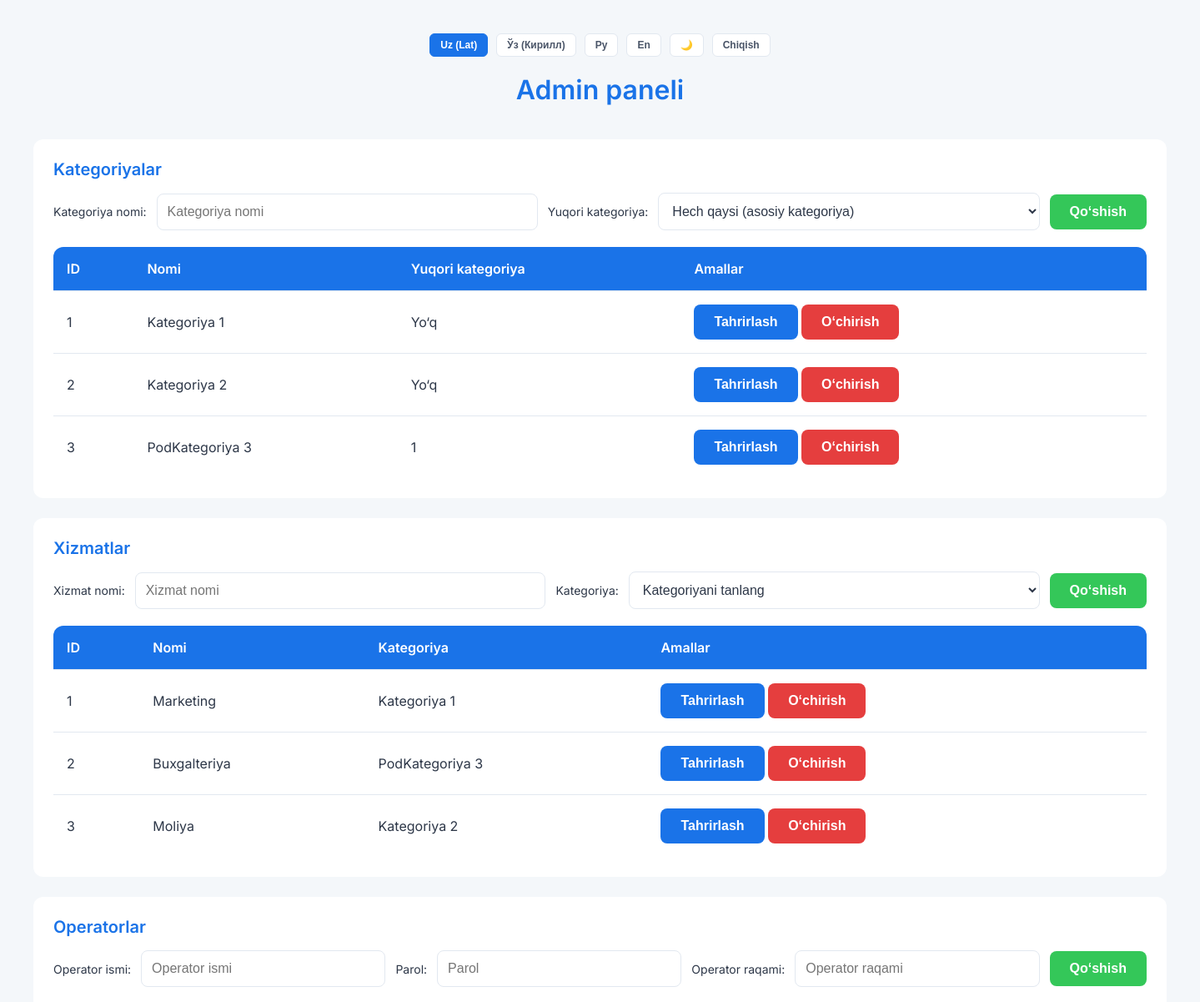
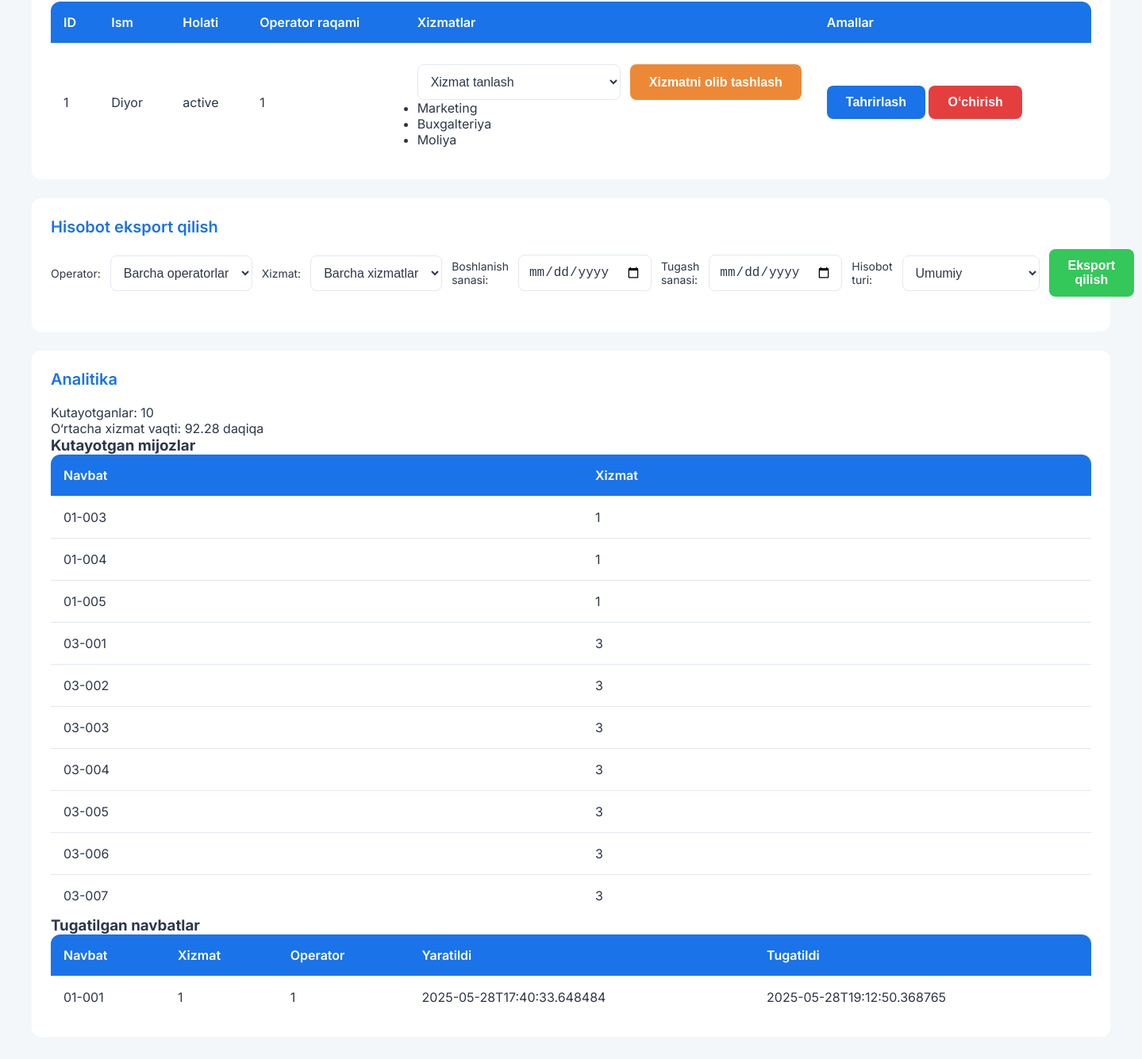
The page /admin (signed in) on the database its author committed (2 pictures, top to bottom).
### tables this page shows
CREATE TABLE categories (
                 id INTEGER PRIMARY KEY, 
                 name TEXT, 
                 parent_id INTEGER, 
                 FOREIGN KEY(parent_id) REFERENCES categories(id));

CREATE TABLE services (
                 id INTEGER PRIMARY KEY, 
                 name TEXT, 
                 category_id INTEGER, 
                 FOREIGN KEY(category_id) REFERENCES categories(id));

CREATE TABLE operators (
                 id INTEGER PRIMARY KEY, 
                 name TEXT, 
                 password TEXT, 
                 status TEXT,
                 operator_number INTEGER UNIQUE);

CREATE TABLE tickets (
                 id INTEGER PRIMARY KEY AUTOINCREMENT, 
                 number TEXT, 
                 service_id INTEGER, 
                 status TEXT, 
                 operator_id INTEGER, 
                 created_at TEXT, 
                 finished_at TEXT, 
                 kiosk_id INTEGER,
                 FOREIGN KEY(service_id) REFERENCES services(id), 
                 FOREIGN KEY(operator_id) REFERENCES operators(id));

### app.py (the view)
@app.route('/admin')
@admin_required
def admin():
    conn = sqlite3.connect(DB_PATH)
    c = conn.cursor()
    c.execute("SELECT id, name, parent_id FROM categories")
    categories = c.fetchall()
    c.execute("SELECT s.id, s.name, c.name FROM services s JOIN categories c ON s.category_id = c.id")
    services = c.fetchall()
    c.execute("SELECT id, name, status, operator_number FROM operators")
    operators = c.fetchall()
    c.execute("SELECT operator_id, service_id FROM operator_services")
    operator_services = c.fetchall()
    c.execute("SELECT number, service_id FROM tickets WHERE status = 'waiting'")
    waiting = c.fetchall()
    c.execute("SELECT number, service_id, operator_id, created_at, finished_at FROM tickets WHERE status = 'finished'")
    stats = c.fetchall()
    c.execute("SELECT AVG(strftime('%s', finished_at) - strftime('%s', created_at)) / 60 FROM tickets WHERE finished_at IS NOT NULL")
    avg_time = round(c.fetchone()[0] or 0, 2)
    conn.close()
    return render_template('admin.html', categories=categories, services=services, operators=operators,
                           operator_services=operator_services, waiting=waiting, stats=stats, avg_time=avg_time, server_url=SERVER_URL)

### app.py (called while the page is built)
def admin_required(f):
    from functools import wraps
    @wraps(f)
    def decorated_function(*args, **kwargs):
        if 'admin_id' not in session:
            return redirect(url_for('admin_login'))
        return f(*args, **kwargs)
    return decorated_function

### templates/admin.html (shortened to what this page needs)
<!DOCTYPE html>
<html>
<head>
</head>
<body>
    <div class="controls">
        <button class="lang-btn active" onclick="setLanguage('uz_lat')">Uz (Lat)</button>
        <button class="lang-btn" onclick="setLanguage('uz_cyr')">Ўз (Кирилл)</button>
        <button class="lang-btn" onclick="setLanguage('ru')">Ру</button>
        <button class="lang-btn" onclick="setLanguage('en')">En</button>
        <button class="theme-toggle" onclick="toggleTheme()">🌙</button>
        <button class="lang-btn" onclick="logout()">Chiqish</button>
    </div>
    <h1 id="title">Admin paneli</h1>
    <div class="section">
        <h2 id="categories_title">Kategoriyalar</h2>
        <form method="POST" action="/add_category">
            <label for="category_name">Kategoriya nomi:</label>
            <input type="text" id="category_name" name="name" placeholder="Kategoriya nomi">
            <label for="parent_id">Yuqori kategoriya:</label>
            <select id="parent_id" name="parent_id">
                <option value="">Hech qaysi (asosiy kategoriya)</option>
            </select>
            <button class="add-btn" type="submit">Qo‘shish</button>
        </form>
        <table>
            <tr><th>ID</th><th>Nomi</th><th>Yuqori kategoriya</th><th>Amallar</th></tr>
            {% for category in categories %}
                <tr>
                    <td>{{ category[0] }}</td>
                    <td>{{ category[1] }}</td>
                    <td>{{ category[2] or "Yo‘q" }}</td>
                    <td>
                        <button class="edit-btn" onclick="editCategory({{ category[0] }}, '{{ category[1] }}')">Tahrirlash</button>
                        <button class="delete-btn" onclick="deleteCategory({{ category[0] }})">O‘chirish</button>
                    </td>
                </tr>
            {% endfor %}
        </table>
    </div>
    <div class="section">
        <h2 id="services_title">Xizmatlar</h2>
        <form method="POST" action="/add_service" id="addServiceForm">
            <label for="service_name">Xizmat nomi:</label>
            <input type="text" id="service_name" name="name" placeholder="Xizmat nomi">
            <label for="category_id">Kategoriya:</label>
            <select id="category_id" name="category_id">
                <option value="">Kategoriyani tanlang</option>
            </select>
            <button class="add-btn" type="submit">Qo‘shish</button>
        </form>
        <table>
            <tr><th>ID</th><th>Nomi</th><th>Kategoriya</th><th>Amallar</th></tr>
            {% for service in services %}
                <tr>
                    <td>{{ service[0] }}</td>
                    <td>{{ service[1] }}</td>
                    <td>{{ service[2] }}</td>
                    <td>
                        <button class="edit-btn" onclick="editService({{ service[0] }}, '{{ service[1] }}')">Tahrirlash</button>
                        <button class="delete-btn" onclick="deleteService({{ service[0] }})">O‘chirish</button>
                    </td>
                </tr>
            {% endfor %}
        </table>
    </div>
    <div class="section">
        <h2 id="operators_title">Operatorlar</h2>
        <form method="POST" action="/add_operator">
            <label for="operator_name">Operator ismi:</label>
            <input type="text" id="operator_name" name="name" placeholder="Operator ismi">
            <label for="operator_password">Parol:</label>
            <input type="password" id="operator_password" name="password" placeholder="Parol">
            <label for="operator_number">Operator raqami:</label>
            <input type="number" id="operator_number" name="operator_number" placeholder="Operator raqami">
            <button class="add-btn" type="submit">Qo‘shish</button>
        </form>
        <table>
            <tr>
                <th>ID</th>
                <th>Ism</th>
                <th>Holati</th>
                <th>Operator raqami</th>
                <th>Xizmatlar</th>
                <th>Amallar</th>
            </tr>
            {% for operator in operators %}
            <tr>
                <td>{{ operator[0] }}</td>
                <td>{{ operator[1] }}</td>
                <td>{{ operator[2] }}</td>
                <td>{{ operator[3] or "" }}</td>
                    <td>
                        <div class="service-assign">
                            <select id="service_select_{{ operator[0] }}" onchange="assignService({{ operator[0] }}, this.value)">
                                <option value="">Xizmat tanlash</option>
                            </select>
                            <button class="assign-btn" onclick="unassignService({{ operator[0] }})">Xizmatni olib tashlash</button>
                        </div>
                        <ul id="service_list_{{ operator[0] }}">
                            {% for os in operator_services if os[0] == operator[0] %}
                                {% for service in services if service[0] == os[1] %}
                                    <li data-service-id="{{ service[0] }}">{{ service[1] }}</li>
                                {% endfor %}
                            {% endfor %}
                        </ul>
                    </td>
                    <td>
                        <button class="edit-btn" onclick="editOperator({{ operator[0] }}, '{{ operator[1] }}', '{{ operator[2] }}', '{{ operator[3] or "" }}')">Tahrirlash</button>
                        <button class="delete-btn" onclick="deleteOperator({{ operator[0] }})">O‘chirish</button>
                    </td>
                </tr>
            {% endfor %}
        </table>
    </div>
    <div class="section">
        <h2 id="export_title">Hisobot eksport qilish</h2>
        <form id="exportReportForm">
            <label for="exportOperatorId">Operator:</label>
            <select id="exportOperatorId">
                <option value="">Barcha operatorlar</option>
            </select>
            <label for="exportServiceId">Xizmat:</label>
            <select id="exportServiceId">
                <option value="">Barcha xizmatlar</option>
            </select>
            <label for="startDate">Boshlanish sanasi:</label>
            <input type="date" id="startDate">
            <label for="endDate">Tugash sanasi:</label>
            <input type="date" id="endDate">
            <label for="reportType">Hisobot turi:</label>
            <select id="reportType">
                <option value="overall">Umumiy</option>
            </select>
            <button class="add-btn" type="submit">Eksport qilish</button>
        </form>
    </div>
    <div class="section">
        <h2 id="analytics_title">Analitika</h2>
        <div class="stats">
            <p id="waiting">Kutayotganlar: {{ waiting|length }}</p>
            <p id="avg_time">O‘rtacha xizmat vaqti: {{ avg_time }} daqiqa</p>
        </div>
        <h3 id="waiting_title">Kutayotgan mijozlar</h3>
        <table>
            <tr><th>Navbat</th><th>Xizmat</th></tr>
            {% for ticket in waiting %}
                <tr><td>{{ ticket[0] }}</td><td>{{ ticket[1] }}</td></tr>
            {% endfor %}
        </table>
        <h3 id="finished_title">Tugatilgan navbatlar</h3>
        <table>
            <tr><th>Navbat</th><th>Xizmat</th><th>Operator</th><th>Yaratildi</th><th>Tugatildi</th></tr>
            {% for stat in stats %}
                <tr><td>{{ stat[0] }}</td><td>{{ stat[1] }}</td><td>{{ stat[2] or 'N/A' }}</td><td>{{ stat[3] }}</td><td>{{ stat[4] }}</td></tr>
            {% endfor %}
        </table>
    </div>

### templates/admin.html (style rules this page uses)
* { margin: 0; padding: 0; box-sizing: border-box; }
body { font-family: 'Inter', sans-serif; background: #f4f7fa; color: #2d3748; padding: 40px; }
:root { --bg: #f4f7fa; --text: #2d3748; --card-bg: #ffffff; --primary: #1a73e8; --secondary: #34c759; --danger: #e53e3e; }
body { background: var(--bg); color: var(--text); }
h1 { text-align: center; font-size: 32px; font-weight: 600; color: var(--primary); margin-bottom: 40px; }
.section { background: var(--card-bg); border-radius: 12px; padding: 24px; margin-bottom: 24px; }
h2 { font-size: 20px; font-weight: 600; color: var(--primary); margin-bottom: 16px; }
form { display: flex; gap: 12px; margin-bottom: 20px; align-items: center; }
label { font-size: 14px; color: var(--text); }
input, select { padding: 12px; border: 1px solid #e2e8f0; border-radius: 8px; font-size: 16px; flex: 1; outline: none; background: #ffffff; color: var(--text); }
button { padding: 12px 24px; border: none; border-radius: 8px; font-size: 16px; font-weight: 600; color: #ffffff; cursor: pointer; transition: all 0.2s; }
.add-btn { background: var(--secondary); }
.edit-btn { background: var(--primary); }
.delete-btn { background: var(--danger); }
.assign-btn { background: #ed8936; }
table { width: 100%; border-collapse: collapse; background: var(--card-bg); border-radius: 12px; overflow: hidden; }
th, td { padding: 16px; text-align: left; border-bottom: 1px solid #e2e8f0; }
th { background: var(--primary); color: #ffffff; font-weight: 600; }
tr:last-child td { border-bottom: none; }
.controls { text-align: center; margin-bottom: 20px; display: flex; gap: 10px; justify-content: center; }
.lang-btn, .theme-toggle { padding: 6px 12px; background: #ffffff; border: 1px solid #e2e8f0; border-radius: 6px; font-size: 12px; color: #4a5568; cursor: pointer; transition: all 0.2s; }
.lang-btn.active { background: var(--primary); color: #ffffff; border-color: var(--primary); }
.stats { margin-top: 20px; font-size: 16px; }
.service-assign { margin-top: 10px; display: flex; gap: 12px; }

### rows shown on the page
categories: id "1", name "Kategoriya 1", category "Yo‘q"
categories: id "2", name "Kategoriya 2", category "Yo‘q"
categories: id "3", name "PodKategoriya 3", parent "1"
services: id "1", name "Marketing", name "Kategoriya 1"
services: id "2", name "Buxgalteriya", name "PodKategoriya 3"
services: id "3", name "Moliya", name "Kategoriya 2"
operators: id "1", name "Diyor", status "active", operator_number "1"
tickets: number "01-003", service "1"
tickets: number "01-004", service "1"
tickets: number "01-005", service "1"
tickets: number "03-001", service "3"
tickets: number "03-002", service "3"
tickets: number "03-003", service "3"
tickets: number "03-004", service "3"
tickets: number "03-005", service "3"
tickets: number "03-006", service "3"
tickets: number "03-007", service "3"
tickets: number "01-001", service "1", operator "1", created_at "2025-05-28T17:40:33.648484", finished_at "2025-05-28T19:12:50.368765"

### other values the page prints
{{ waiting|length }} "10"
{{ avg_time }} "92.28"
